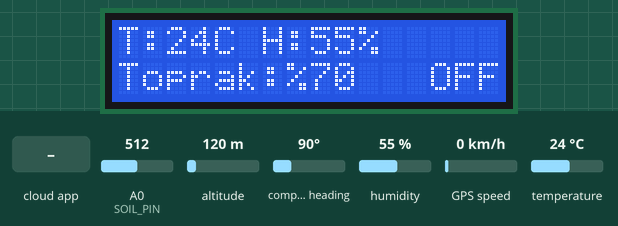
Simulated run of this sketch. Board: ESP8266 (NodeMCU). Shown: 16×2 character LCD. Inputs (shaded band) come from the test bench; at power-on: humidity 55 %, A0 (SOIL_PIN) = 512, temperature 24 °C, altitude 120 m, compass heading 90°, GPS speed 0 km/h. WiFi joins after 1.5 s; servers stay silent unless stated; the local clock reads 2024-03-15 10:24:30 at power-on unless the sketch sets it; EEPROM starts erased; the GPS gets a fix after 3 s at 37.7749, -122.4194 with 8 satellites; the Firebase database answers and starts empty; what the sketch prints to the serial monitor is not drawn.

Above: at 7.8 s.
7.9 s: the phone or cloud app sets manuelPompa to 1
At 12.1 s:
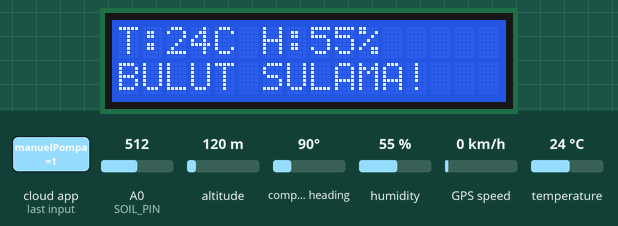
16.7 s: humidity set to 22 %
At 21.3 s:
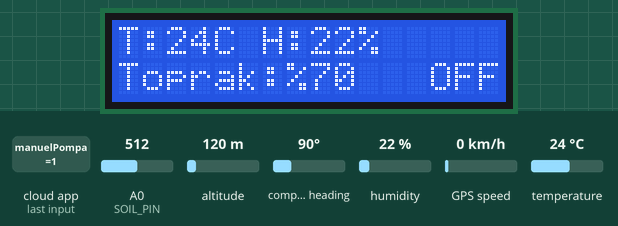
22.5 s: A0 (SOIL_PIN) set to 716
At 25.7 s:
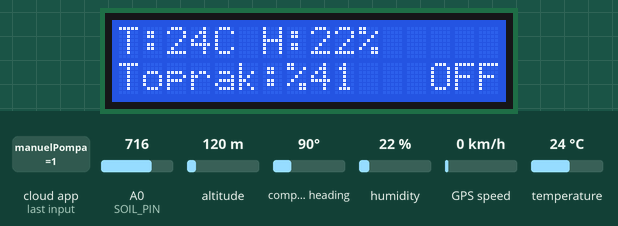
26.5 s: temperature set to 12 °C
At 30.0 s:
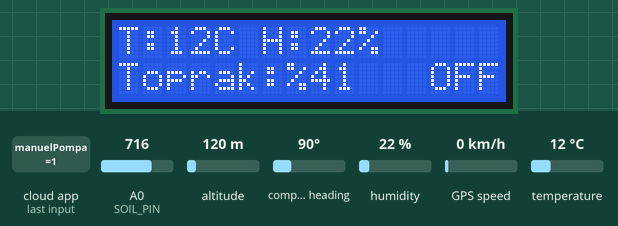
30.5 s: A0 (SOIL_PIN) set to 992
At 34.2 s:
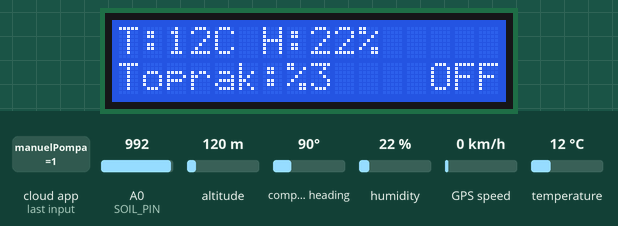
34.5 s: humidity set to 40 %
At 37.5 s:
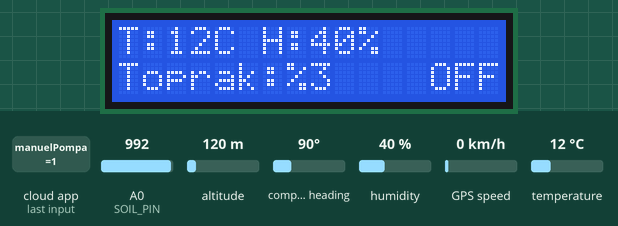
Timing chart, 0 to 39.0 s (numbered marks = the images above; inputs shaded):
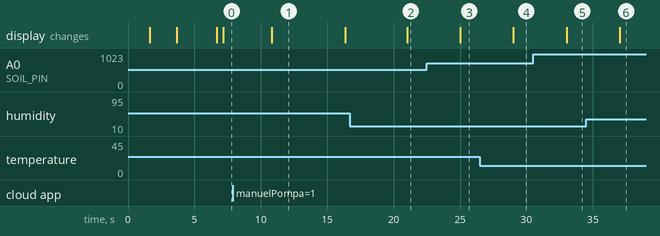

The sketch:

Code.ino
```cpp
#include <EEPROM.h>
#include <ThreeWire.h>
#include <RtcDS1302.h>
#include <ESP8266WiFi.h>
#include <FirebaseESP8266.h>
#include <Wire.h>
#include <LiquidCrystal_I2C.h>
#include <DHT.h>
#include <WiFiManager.h>
#include <SoftwareSerial.h>
#include <TinyGPSPlus.h>

// --- DONANIM PİN TANIMLARI ---

// 1. RTC Saat Modülü Pinleri
ThreeWire myWire(D7, D6, D0); // DAT(D7), CLK(D6), RST(D0)
RtcDS1302<ThreeWire> Rtc(myWire);

// 2. Sensör ve Röle Pinleri
#define DHTPIN D4
#define DHTTYPE DHT11
#define SOIL_PIN A0
#define RELAY_PIN D5

// 3. APM GPS Modülü Pinleri
static const int RXPin = D3;          // GPS TX kablosu (Veri Gönderen) buraya takılacak
static const int TXPin = D8;          // (Yükleme hatası vermemesi için boş bırakın)
static const uint32_t GPSBaud = 9600; // Eski modüller için düzeltilmiş hız!

// --- NESNELER ---
TinyGPSPlus gps;
SoftwareSerial ss(RXPin, TXPin);
DHT dht(DHTPIN, DHTTYPE);
LiquidCrystal_I2C lcd(0x27, 16, 2);

FirebaseData fbdo;
FirebaseAuth auth;
FirebaseConfig config;

// --- KALICI HAFIZA (EEPROM) ---
char firebaseHost[100] = "";
char firebaseAuth[60] = "";
char cihazKodu[20] = "SERA-001";
bool ayarlariKaydet = false;

// --- SİSTEM DEĞİŞKENLERİ ---
int nemSiniri = 30;
unsigned long sonDonguZamani = 0;
bool oncekiPompa = false;
String sonSulama = "Henuz Yok";

String yol_komut_pompa, yol_komut_reset, yol_ayar_sinir, yol_veriler;

// WiFiManager Tetikleyici
void ayarKaydetCallback()
{
  ayarlariKaydet = true;
}

// Saat Fonksiyonu
String getTimeString()
{
  RtcDateTime now = Rtc.GetDateTime();
  char buf[10];
  snprintf(buf, sizeof(buf), "%02u:%02u:%02u", now.Hour(), now.Minute(), now.Second());
  return String(buf);
}

void setup()
{
  Serial.begin(115200);

  // 1. GPS BAŞLAT
  ss.begin(GPSBaud);
  Serial.println(F("\nGPS Modulu Bekleniyor..."));

  // 2. ÇEVRE BİRİMLERİ
  Wire.begin(D2, D1);
  lcd.init();
  lcd.backlight();
  dht.begin();
  pinMode(RELAY_PIN, INPUT); // Röle varsayılan Kapalı (LOW)

  // 3. RTC SAAT MODÜLÜ BAŞLAT
  Rtc.Begin();
  if (!Rtc.IsDateTimeValid())
  {
    Rtc.SetDateTime(RtcDateTime(__DATE__, __TIME__));
  }
  if (Rtc.GetIsWriteProtected())
  {
    Rtc.SetIsWriteProtected(false);
  }
  if (!Rtc.GetIsRunning())
  {
    Rtc.SetIsRunning(true);
  }

  // 4. EEPROM'DAN AYARLARI OKU
  EEPROM.begin(512);
  if (EEPROM.read(0) == 'X')
  {
    EEPROM.get(1, firebaseHost);
    EEPROM.get(105, firebaseAuth);
    EEPROM.get(170, cihazKodu);
  }
  EEPROM.end();

  // 5. WIFIMANAGER (KURULUM PORTALI)
  lcd.clear();
  lcd.print("Kurulum Bekleniyor");
  lcd.setCursor(0, 1);
  lcd.print("Aga Baglanin...");

  WiFiManagerParameter custom_host("host", "Firebase Linki (https:// haric)", firebaseHost, 100);
  WiFiManagerParameter custom_auth("auth", "Firebase Gizli Anahtari", firebaseAuth, 60);
  WiFiManagerParameter custom_kodu("kodu", "Cihaz Auth Kodu (Orn: SERA-1)", cihazKodu, 20);

  WiFiManager wifiManager;
  wifiManager.setSaveConfigCallback(ayarKaydetCallback);

  wifiManager.addParameter(&custom_host);
  wifiManager.addParameter(&custom_auth);
  wifiManager.addParameter(&custom_kodu);

  if (!wifiManager.autoConnect("Sera_Kurulum", "SeraAdmin123"))
  {
    Serial.println("Baglanti hatasi!");
    delay(3000);
    ESP.restart();
  }

  // 6. YENİ AYAR GİRİLDİYSE KAYDET
  if (ayarlariKaydet)
  {
    strcpy(firebaseHost, custom_host.getValue());
    strcpy(firebaseAuth, custom_auth.getValue());
    strcpy(cihazKodu, custom_kodu.getValue());

    EEPROM.begin(512);
    EEPROM.write(0, 'X');
    EEPROM.put(1, firebaseHost);
    EEPROM.put(105, firebaseAuth);
    EEPROM.put(170, cihazKodu);
    EEPROM.commit();
    EEPROM.end();
  }

  lcd.clear();
  lcd.print("WiFi Baglandi!");
  lcd.setCursor(0, 1);
  lcd.print(WiFi.localIP());
  delay(2000);

  // 7. FIREBASE BAĞLANTISI
  yol_komut_pompa = "/Cihazlar/" + String(cihazKodu) + "/Komutlar/manuelPompa";
  yol_komut_reset = "/Cihazlar/" + String(cihazKodu) + "/Komutlar/reset";
  yol_ayar_sinir = "/Cihazlar/" + String(cihazKodu) + "/Ayarlar/nemSiniri";
  yol_veriler = "/Cihazlar/" + String(cihazKodu) + "/Veriler";

  config.database_url = firebaseHost;
  config.signer.tokens.legacy_token = firebaseAuth;
  Firebase.begin(&config, &auth);

  lcd.clear();
  lcd.print("Bulut Hazir!");
  lcd.setCursor(0, 1);
  lcd.print("Kod: ");
  lcd.print(cihazKodu);
  delay(3000);
  lcd.clear();
}

void loop()
{

  // --- A. GPS VERİLERİNİ KESİNTİSİZ OKUMA ---
  while (ss.available() > 0)
  {
    gps.encode(ss.read());
  }

  // --- B. ANA DÖNGÜ (Her 4 Saniyede Bir Çalışır) ---
  if (millis() - sonDonguZamani > 4000)
  {
    sonDonguZamani = millis();

    // 1. BULUTTAN KOMUT DİNLE (Hata Çözümü: .c_str() kaldırıldı)
    if (Firebase.getBool(fbdo, yol_komut_pompa))
    {
      if (fbdo.boolData() == true)
      {
        lcd.setCursor(0, 1);
        lcd.print("BULUT SULAMA!   ");
        pinMode(RELAY_PIN, OUTPUT);
        digitalWrite(RELAY_PIN, LOW);
        delay(5000);
        pinMode(RELAY_PIN, INPUT);
        sonSulama = getTimeString();
        Firebase.setBool(fbdo, yol_komut_pompa, false);
      }
    }

    if (Firebase.getBool(fbdo, yol_komut_reset))
    {
      if (fbdo.boolData() == true)
      {
        Firebase.setBool(fbdo, yol_komut_reset, false);
        ESP.restart();
      }
    }

    if (Firebase.getInt(fbdo, yol_ayar_sinir))
    {
      nemSiniri = fbdo.intData();
    }

    // 2. SENSÖRLERİ OKUMA
    float t = dht.readTemperature();
    float h = dht.readHumidity();
    if (isnan(h))
      h = 0;
    if (isnan(t))
      t = 0;

    // Toprak sensörü genelde kuruyken 1023, ıslakken 300 verir. Tersi ise ilk iki rakamı (0, 1023) yapın.
    int toprak = map(analogRead(SOIL_PIN), 1023, 300, 0, 100);
    if (toprak > 100)
      toprak = 100;
    if (toprak < 0)
      toprak = 0;

    int dbm = WiFi.RSSI();
    int wifiKalite = (dbm <= -100) ? 0 : ((dbm >= -50) ? 100 : 2 * (dbm + 100));

    // Otomatik Sulama Kararı
    bool anlikPompa = (toprak < nemSiniri);
    if (anlikPompa && !oncekiPompa)
      sonSulama = getTimeString();
    oncekiPompa = anlikPompa;

    // 3. GPS VERİLERİNİ HAZIRLAMA
    double enlem = 0.0;
    double boylam = 0.0;
    double gpsHiz = 0.0;
    int uydular = 0;

    if (gps.location.isValid())
    {
      enlem = gps.location.lat();
      boylam = gps.location.lng();
      gpsHiz = gps.speed.kmph();
      uydular = gps.satellites.value();
    }

    // 4. LCD EKRANI GÜNCELLEME
    lcd.setCursor(0, 0);
    lcd.print("T:");
    lcd.print((int)t);
    lcd.print("C H:");
    lcd.print((int)h);
    lcd.print("% ");
    lcd.setCursor(0, 1);
    lcd.print("Toprak:%");
    lcd.print(toprak);
    lcd.print("   ");
    if (anlikPompa)
    {
      pinMode(RELAY_PIN, OUTPUT);
      digitalWrite(RELAY_PIN, LOW);
      lcd.setCursor(12, 1);
      lcd.print(" ON ");
    }
    else
    {
      pinMode(RELAY_PIN, INPUT);
      lcd.setCursor(12, 1);
      lcd.print(" OFF");
    }

    // 5. BULUTA VERİ YAZMA (Hata Çözümü: .c_str() kaldırıldı)
    FirebaseJson fbJson;
    fbJson.set("isi", t);
    fbJson.set("nem", (int)h);
    fbJson.set("toprak", toprak);
    fbJson.set("saat", getTimeString());
    fbJson.set("sonSulama", sonSulama);
    fbJson.set("pompaAcik", anlikPompa);
    fbJson.set("ip", WiFi.localIP().toString());
    fbJson.set("mac", WiFi.macAddress());
    fbJson.set("rssi", dbm);
    fbJson.set("kalite", wifiKalite);
    fbJson.set("lat", enlem);
    fbJson.set("lng", boylam);
    fbJson.set("hiz", gpsHiz);
    fbJson.set("uydular", uydular);

    Firebase.setJSON(fbdo, yol_veriler, fbJson);
  }
}
```

Measured:
- after the input at 7.9 s, the display: changes after 2.9 s (image 1)
- after the input at 16.7 s, the display: changes after 4.3 s (image 2)
- after the input at 22.5 s, the display: changes after 2.5 s (image 3)
- after the input at 26.5 s, the display: changes after 2.5 s (image 4)
- after the input at 30.5 s, the display: changes after 2.5 s (image 5)
- after the input at 34.5 s, the display: changes after 2.5 s (image 6)
- what the display in image 1 shows lasts 5.5 s, from 10.8 s to 16.3 s
